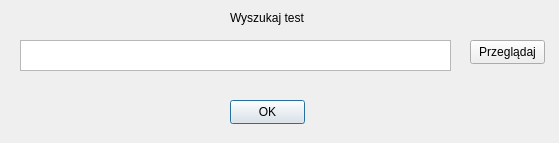
<?xml version="1.0" encoding="UTF-8"?>
<ui version="4.0">
 <class>Dialog</class>
 <widget class="QDialog" name="Dialog">
  <property name="geometry">
   <rect>
    <x>0</x>
    <y>0</y>
    <width>559</width>
    <height>143</height>
   </rect>
  </property>
  <property name="windowTitle">
   <string>Dialog</string>
  </property>
  <widget class="QLabel" name="label">
   <property name="geometry">
    <rect>
     <x>230</x>
     <y>10</y>
     <width>121</width>
     <height>16</height>
    </rect>
   </property>
   <property name="text">
    <string>Wyszukaj test</string>
   </property>
  </widget>
  <widget class="QTextEdit" name="textEdit">
   <property name="geometry">
    <rect>
     <x>20</x>
     <y>40</y>
     <width>431</width>
     <height>31</height>
    </rect>
   </property>
  </widget>
  <widget class="QPushButton" name="pushButton">
   <property name="geometry">
    <rect>
     <x>230</x>
     <y>100</y>
     <width>75</width>
     <height>24</height>
    </rect>
   </property>
   <property name="text">
    <string>OK</string>
   </property>
  </widget>
  <widget class="QPushButton" name="pushButton_2">
   <property name="geometry">
    <rect>
     <x>470</x>
     <y>40</y>
     <width>75</width>
     <height>24</height>
    </rect>
   </property>
   <property name="text">
    <string>Przeglądaj</string>
   </property>
  </widget>
 </widget>
 <resources/>
 <connections/>
</ui>
